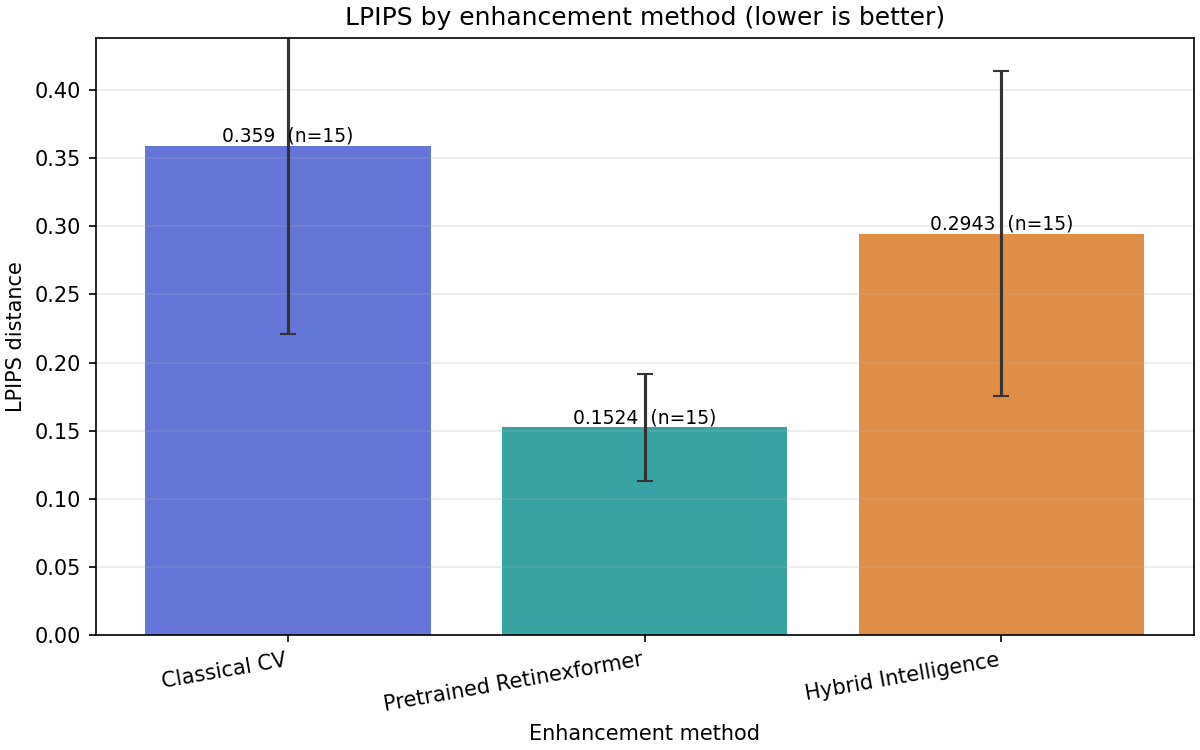
#> input picture evaluation/results/lolv2_eval15_m3_final_seed2026_artifacts/charts/lpips.png, 1200 x 750 px, given as the content of the folder ts/lolv2_eval15_m3_final_seed2026_artifacts/charts/lpips.png, which was not available
$ python dump_outputs.py ../evaluation/results/lolv2_eval15_m3_final_seed2026_artifacts/charts/lpips.png ../evaluation/results/lolv2_eval15_m3_final_seed2026_artifacts/charts/niqe.png
#> lines starting #> are read from the running program, lines starting #| are printed output that depends on the picture
### classical/preprocessing.py
import os
import cv2
import numpy as np

MIN_SIDE = 16      # smaller than this: reject
MAX_SIDE = 1024    # larger than this: downscale (keeps runtime < ~10 s)


def to_rgb_uint8(image):
    """Validate any array and return uint8 RGB (H, W, 3). Raises ValueError if unusable."""
    if image is None:
        raise ValueError("Image is None (file missing or unreadable)")
    if not isinstance(image, np.ndarray) or image.size == 0 or image.ndim not in (2, 3):
        raise ValueError("Image must be a non-empty 2D or 3D numpy array")

    # --- fix dtype ---
    if image.dtype != np.uint8:
        if image.dtype == np.uint16:
            image = image / 257.0
        elif np.issubdtype(image.dtype, np.floating):
            image = image * 255.0 if image.max() <= 1.0 else image
        image = np.rint(np.clip(image, 0, 255)).astype(np.uint8)

    # --- fix channels ---
    if image.ndim == 3 and image.shape[2] == 1:
        image = image[:, :, 0]
    if image.ndim == 2:
        image = cv2.cvtColor(image, cv2.COLOR_GRAY2RGB)
    elif image.shape[2] == 4:
        image = image[:, :, :3]          # drop alpha
    elif image.shape[2] != 3:
        raise ValueError(f"Unsupported channel count: {image.shape[2]}")

    h, w = image.shape[:2]
    if min(h, w) < MIN_SIDE:
        raise ValueError(f"Image too small ({w}x{h}); minimum side is {MIN_SIDE}px")
    return np.ascontiguousarray(image)


def load_image(path):
    """Read a file from disk -> uint8 RGB. The ONE BGR->RGB conversion happens here."""
    img = cv2.imread(str(path), cv2.IMREAD_UNCHANGED)   # keeps alpha / 16-bit
#> img is the input picture: shape (750, 1200, 4); mean B, G, R, A 214.5, 208.5, 208.9, 255
    if img is None:
        raise ValueError(f"Could not read image: {path}")
    if img.ndim == 3 and img.shape[2] == 3:
        img = cv2.cvtColor(img, cv2.COLOR_BGR2RGB)
    elif img.ndim == 3 and img.shape[2] == 4:
        img = cv2.cvtColor(img, cv2.COLOR_BGRA2RGB)
#> img: shape (750, 1200, 3)
    return to_rgb_uint8(img)


def save_image(image, path):
    """Write uint8 RGB to disk. The ONE RGB->BGR conversion happens here."""
    folder = os.path.dirname(str(path))
    if folder:
        os.makedirs(folder, exist_ok=True)
    cv2.imwrite(str(path), cv2.cvtColor(image, cv2.COLOR_RGB2BGR))


def resize_if_large(image, max_side=MAX_SIDE):
    """Downscale so the longest side <= max_side. Returns (image, scale)."""
#> called with max_side = 1024
    h, w = image.shape[:2]
    longest = max(h, w)
    if longest <= max_side:
        return image, 1.0
    scale = max_side / longest
    new_size = (round(w * scale), round(h * scale))   # (width, height)
#> in enhance_classical, `img, scale = resize_if_large(img)`: scale = 0.853
    return cv2.resize(image, new_size, interpolation=cv2.INTER_AREA), scale


def estimate_noise(gray):
    """Immerkaer noise sigma estimate on a uint8 gray image."""
    g = gray.astype(np.float32)
    kernel = np.array([[1, -2, 1], [-2, 4, -2], [1, -2, 1]], np.float32)
    h, w = g.shape
    conv = cv2.filter2D(g, -1, kernel)[1:-1, 1:-1]
    return float(np.sqrt(np.pi / 2) * np.abs(conv).sum() / (6.0 * (h - 2) * (w - 2)))


def compute_characteristics(image):
    """Measure the image so the pipeline can pick parameters."""
    gray = cv2.cvtColor(image, cv2.COLOR_RGB2GRAY)
    g = gray.astype(np.float32)

    p5, p95 = np.percentile(g, [5, 95])
#> p5 = 124; p95 = 255
    hist = cv2.calcHist([gray], [0], None, [256], [0, 256]).ravel()
#> hist = 256 values, max 390869 at index 255, min 23 at index 1, mean 2560
    hist = hist / hist.sum()
#> hist = 256 values, max 0.596 at index 255, min 3.51e-05 at index 1, mean 0.00391

    pixels = image.reshape(-1, 3).astype(np.float32)
    ch_mean = pixels.mean(axis=0)            # order: R, G, B
#> ch_mean = [209.1, 209.2, 215.3]
    ch_std = pixels.std(axis=0)
#> ch_std = [71.74, 61.15, 65.97]

    return {
        "mean_brightness": float(g.mean()),
        "std": float(g.std()),
        "contrast": float(p95 - p5),
        "histogram": hist,                    # 256 values summing to 1
        "channel_mean": ch_mean,              # R, G, B
        "channel_std": ch_std,
        "color_cast": float((ch_mean.max() - ch_mean.min()) / (ch_mean.mean() + 1e-6)),
        "dark_fraction": float((gray < 50).mean()),
        "highlight_fraction": float((gray > 240).mean()),
        "noise_sigma": estimate_noise(gray),
    }
#> in estimate_noise, `conv = cv2.filter2D(g, -1, kernel)[1:-1, 1:-1]`:
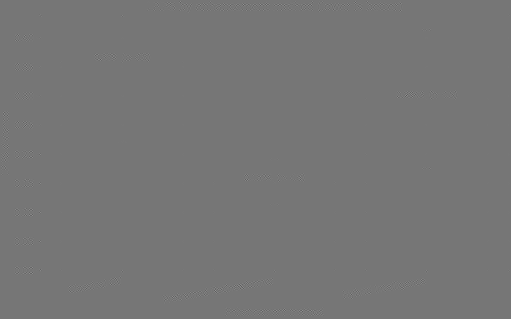
#> conv: shape (638, 1022) float32 (shown at 1/2 size); min -467, max 534, mean 0; drawn with min black and max white


# [13 lines left out: function prepare_image, not called in this run]

### classical/classical_pipeline.py
import time
from contextlib import contextmanager

import cv2
import numpy as np

from classical.preprocessing import (to_rgb_uint8, resize_if_large,
                                     compute_characteristics, estimate_noise)
from classical.illumination import illumination_analysis
from classical.retinex import retinex_enhance
from classical.clahe import apply_clahe
from classical.denoising import denoise
from classical.color_correction import color_correct, choose_color_params
from classical.adaptive import choose_retinex_params

DEFAULT_CONFIG = {
    "use_retinex": True,
    "use_clahe": True,
    "use_denoise": True,
    "use_color_correction": True,
    "use_adaptive": True,        # extra flag: False = fixed Retinex params (for the ablation)
}

RETINEX_PARAMS = dict(method="guided", gamma=0.5, max_gain=8.0, target_mean=0.5, strength=0.9)
# Chosen by sweeps on a slice of LOL our485 (see sweep2.py), not on test data.
DENOISE_SIGMA_PER_NOISE = 6.0           # sigma = 6 x measured noise
DENOISE_SIGMA_RANGE = (25.0, 70.0)      # grid bounds of the sweep
CLAHE_PARAMS = dict(clip_limit=1.0, tile_grid=(8, 8), strength=0.5)
CLAHE_CONTRAST_MAX = 100                # CLAHE only if contrast after denoise is below this


def _gray(img):
    return cv2.cvtColor(img, cv2.COLOR_RGB2GRAY)


def choose_denoise_sigma(img):
    """Adaptive rule: stronger denoising for noisier images (noise measured on the Retinex output)."""
    noise = estimate_noise(_gray(img))
    sigma = float(np.clip(DENOISE_SIGMA_PER_NOISE * noise, *DENOISE_SIGMA_RANGE))
    return sigma, noise


def _contrast(img):
    p5, p95 = np.percentile(_gray(img), [5, 95])
    return float(p95 - p5)


@contextmanager
def _timer(store, name):
    t0 = time.perf_counter()
    try:
        yield
    finally:
        store[name] = round((time.perf_counter() - t0) * 1000.0, 2)   # milliseconds


def _clean_stats(s):
    """Make stats JSON-friendly: drop histogram, arrays -> lists, numbers -> rounded floats."""
    out = {}
    for k, v in s.items():
        if k == "histogram":
            continue
        if isinstance(v, np.ndarray):
            out[k] = [round(float(x), 3) for x in v]
        elif isinstance(v, (tuple, list)):
            out[k] = [int(x) for x in v]
        else:
            out[k] = round(float(v), 4)
    return out


def enhance_classical(image, config=None):
    """Input: uint8 RGB image (any size). Output: (enhanced uint8 RGB, intermediate_outputs).
    intermediate_outputs: six uint8 RGB images (same size as the returned image) + "meta" dict."""
    t_total = time.perf_counter()
    cfg = {**DEFAULT_CONFIG, **(config or {})}
    lat = {}

    with _timer(lat, "preprocess"):
        img = to_rgb_uint8(image)                    # raises ValueError on bad input
        orig_size = img.shape[:2]
        img, scale = resize_if_large(img)
        stats = compute_characteristics(img)         # measured on the image the pipeline sees
#> stats = 10 items

    with _timer(lat, "illumination"):
        illum = illumination_analysis(img)

    adaptive_info = None
    with _timer(lat, "adaptive"):
        override = cfg.get("retinex_override")       # used by the sweep script only
        if override:
            rparams = {**RETINEX_PARAMS, **override}
        elif cfg["use_adaptive"]:
            rparams, adaptive_info = choose_retinex_params(stats, illum, RETINEX_PARAMS)
        else:
            rparams = dict(RETINEX_PARAMS)

    out = img
    with _timer(lat, "retinex"):
        if cfg["use_retinex"]:
            out = retinex_enhance(out, L=illum["illumination_map"], **rparams)
    retinex_out = out

    sigma, noise_meas = None, None
    with _timer(lat, "denoise"):
        if cfg["use_denoise"]:
            sigma, noise_meas = choose_denoise_sigma(out)
            denoised = denoise(out, "guided", sigma=sigma)
        else:
            denoised = out

    con = _contrast(denoised)
    clahe_applied = bool(cfg["use_clahe"] and con < CLAHE_CONTRAST_MAX)
    with _timer(lat, "clahe"):
        clahe_out = apply_clahe(denoised, **CLAHE_PARAMS) if clahe_applied else denoised

    cc_params, cc_measured = None, None
    with _timer(lat, "color_correction"):
        if cfg["use_color_correction"]:
            cc_params, cc_measured = choose_color_params(clahe_out)
            final = color_correct(clahe_out, **cc_params)
        else:
            final = clahe_out

    lat["total"] = round((time.perf_counter() - t_total) * 1000.0, 2)

    in_stats = _clean_stats(stats)
    in_stats["original_size"] = [int(orig_size[0]), int(orig_size[1])]
    in_stats["scale"] = round(float(scale), 4)

    meta = {
        "latency_ms": lat,
        "config": {
            "flags": cfg,
            "params": {
                "retinex": dict(rparams) if cfg["use_retinex"] else None,
                "denoise": ({"method": "guided", "sigma": round(sigma, 1),
                             "measured_noise": round(noise_meas, 2)} if sigma is not None else None),
                "clahe": {"applied": clahe_applied, "contrast_after_denoise": round(con, 1),
                          "contrast_max": CLAHE_CONTRAST_MAX,
                          **{k: (list(v) if isinstance(v, tuple) else v)
                             for k, v in CLAHE_PARAMS.items()}},
                "color_correction": ({**{k: round(v, 3) for k, v in cc_params.items()},
                                      **{k: round(v, 3) for k, v in cc_measured.items()}}
                                     if cc_params else None),
            },
            "adaptive": adaptive_info is not None,
            "adaptive_rule": adaptive_info,   # {feature, value, bin} or None
        },
        "stages_implemented": {"retinex": True, "clahe": True, "denoise": True,
                               "color_correction": True},
        "input_stats": in_stats,
        "illumination_stats": {k: round(float(illum[k]), 4) for k in
                               ["illum_mean", "illum_cv", "dark_region_fraction", "uneven_fraction"]},
        "output_size": [int(final.shape[0]), int(final.shape[1])],
        "device": {"type": "cpu", "backend": "OpenCV/NumPy",
                   "opencv": cv2.__version__, "cv_threads": int(cv2.getNumThreads())},
    }

    intermediate = {
        "illumination": illum["illumination"],
        "reflectance": illum["reflectance"],
        "retinex": retinex_out,
        "clahe": clahe_out,
        "denoised": denoised,
        "final": final,
        "meta": meta,
    }
    return final, intermediate

### classical/illumination.py
import cv2
import numpy as np

L_MIN = 0.02   # floor for illumination: avoids dividing by ~0


def estimate_illumination(image, radius=None, eps=1e-4):
    """Illumination map L in [L_MIN, 1], float32, shape (H, W).
    radius: guided-filter window (default ~4% of the short side).
    eps:    edge-vs-smoothness knob. Small = follows edges closely.
    """
#> called with eps = 0.0001
    h, w = image.shape[:2]
    if radius is None:
        radius = max(8, int(0.04 * min(h, w)))
    img = image.astype(np.float32) / 255.0
    l0 = img.max(axis=2)                                   # initial estimate
    guide = cv2.cvtColor(image, cv2.COLOR_RGB2GRAY).astype(np.float32) / 255.0
    L = cv2.ximgproc.guidedFilter(guide, l0, radius, eps)  # edge-aware smoothing
    return np.clip(L, L_MIN, 1.0).astype(np.float32)


def decompose(image, radius=None, eps=1e-4):
    """Retinex decomposition I = R * L. Returns (L, R), both float32; R in [0,1]."""
    img = image.astype(np.float32) / 255.0
    L = estimate_illumination(image, radius, eps)
    R = np.clip(img / L[:, :, None], 0.0, 1.0)
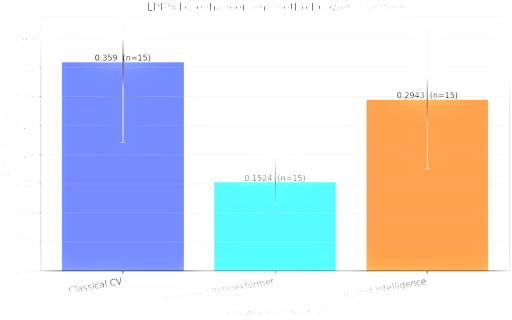
#> R: shape (640, 1024, 3) float32 (shown at 1/2 size); mean R, G, B 0.872, 0.882, 0.909
    return L, R


def analyze_regions(L, dark_thresh=0.2):
    """Find dark and unevenly lit regions from the illumination map."""
#> called with dark_thresh = 0.2
    med = float(np.median(L))
#> med = 0.999
    dark_mask = L < dark_thresh
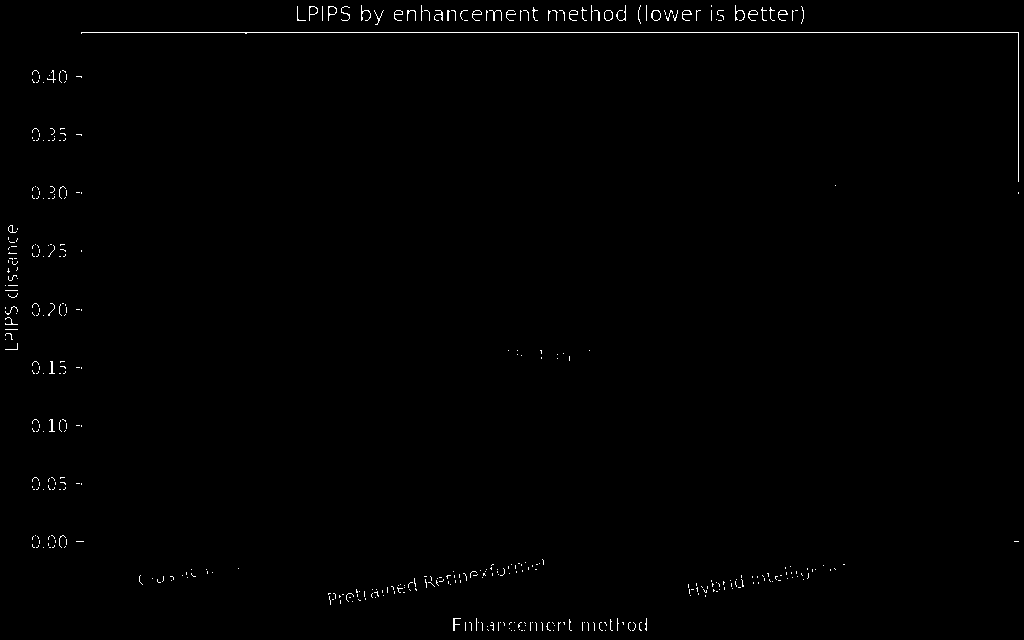
#> dark_mask: shape (640, 1024) bool; 0.62% white in thin lines or dots
    uneven_mask = (L > 2.0 * med) | (L < 0.5 * med)   # far from the typical light level
#> uneven_mask: shape (640, 1024) bool; 1.9% white in thin lines or dots
    return {
        "dark_mask": dark_mask,
        "uneven_mask": uneven_mask,
        "illum_mean": float(L.mean()),
        "illum_cv": float(L.std() / (L.mean() + 1e-6)),   # unevenness score
        "dark_region_fraction": float(dark_mask.mean()),
        "uneven_fraction": float(uneven_mask.mean()),
    }


def illumination_analysis(image, radius=None, eps=1e-4):
    """Main entry point. Returns a dict:
    illumination_map (float, for retinex.py), illumination / reflectance
    (uint8 RGB, for display), masks, and scores."""
    L, R = decompose(image, radius, eps)
    info = analyze_regions(L)
#> info = 6 items

    lo, hi = np.percentile(L, [1, 99])                    # stretch so dark maps are visible
#> lo = 0.264; hi = 1
    L_vis = np.clip((L - lo) / (hi - lo + 1e-6), 0, 1)
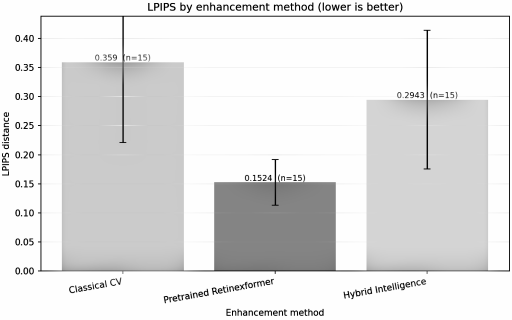
#> L_vis: shape (640, 1024) float32 (shown at 1/2 size); min 0, max 1, mean 0.888
#> in enhance_classical, `illum = illumination_analysis(img)`: illum = 9 items
    out = {
        "illumination_map": L,
        "illumination": cv2.cvtColor((L_vis * 255).astype(np.uint8), cv2.COLOR_GRAY2RGB),
        "reflectance": (R * 255 + 0.5).astype(np.uint8),
    }
    out.update(info)
    return out


# [23 lines left out: function visualize, not called in this run]

### classical/adaptive.py
FEATURES = {
    "mean_brightness": lambda s, i: float(s["mean_brightness"]),
    "illum_cv":        lambda s, i: float(i["illum_cv"]),
    "dark_fraction":   lambda s, i: float(s["dark_fraction"]),
}

# Chosen by tests/sweep_adaptive.py: fit on 97 images of LOL our485, verified on 97 different ones.
# Check-set result: 19.56 dB / 0.768 SSIM vs 19.25 dB for the fixed default (target_mean 0.5, gamma 0.5).
ADAPTIVE_RULE = {
    "feature": "mean_brightness",
    "edges": (11.2141, 16.0695),
    "params": [dict(target_mean=0.4, gamma=0.5),
               dict(target_mean=0.4, gamma=0.7),
               dict(target_mean=0.4, gamma=0.7)],
}


def choose_retinex_params(stats, illum, fixed):
    """Adaptive rule: measure one image property, pick its bin (0,1,2), use that bin's Retinex params.
    Returns (params, info). info is None when no rule is active."""
    if ADAPTIVE_RULE is None:
        return dict(fixed), None
    name = ADAPTIVE_RULE["feature"]
    v = FEATURES[name](stats, illum)
#> v = 209.2
    e1, e2 = ADAPTIVE_RULE["edges"]
    b = 0 if v < e1 else (1 if v < e2 else 2)
#> b = 2
#> in enhance_classical, `rparams, adaptive_info = choose_retinex_params(stats, illum, RETINEX_P..`: rparams = {'method': 'guided', 'gamma': 0.7, 'max_gain': 8, 'target_mean': 0.4, 'strength': 0.9}; adaptive_info = {'feature': 'mean_brightness', 'value': 209.2, 'bin': 2}
    return {**fixed, **ADAPTIVE_RULE["params"][b]}, {"feature": name, "value": round(v, 4), "bin": b}

### classical/retinex.py
import cv2
import numpy as np
from classical.illumination import estimate_illumination


def _gray_mean(x):
    """Mean brightness of a float RGB image in [0, 1]."""
    return float((0.299 * x[..., 0] + 0.587 * x[..., 1] + 0.114 * x[..., 2]).mean())


# [30 lines left out: functions _gaussian, _stretch, single_scale_retinex, multi_scale_retinex, not called in this run]


def illumination_correction(image, L=None, gamma=0.5, max_gain=8.0):
    """Output = R * L^gamma = I * L^(gamma-1). Edge-aware because L comes from the guided filter."""
#> called with gamma = 0.7, max_gain = 8
    img = image.astype(np.float32) / 255.0
    if L is None:
        L = estimate_illumination(image)
    gain = np.clip(L ** (gamma - 1.0), 1.0, max_gain)   # always >= 1 (never darkens)
    return img * gain[:, :, None], gain


def restore_brightness(x, target_mean=0.42, max_gain=4.0):
    """Scale up toward a target mean brightness. Never darkens an already bright image."""
#> called with target_mean = 0.4, max_gain = 4
    m = _gray_mean(np.clip(x, 0, 1))
#> m = 0.836
    g = float(np.clip(target_mean / (m + 1e-6), 1.0, max_gain))
#> g = 1
    return x * g


def soft_clip(x, knee=0.8):
    """Smooth highlight roll-off above `knee` instead of a hard clip at 1."""
#> called with knee = 0.8
    x = np.maximum(x, 0.0)
    out = x.copy()
    over = x > knee
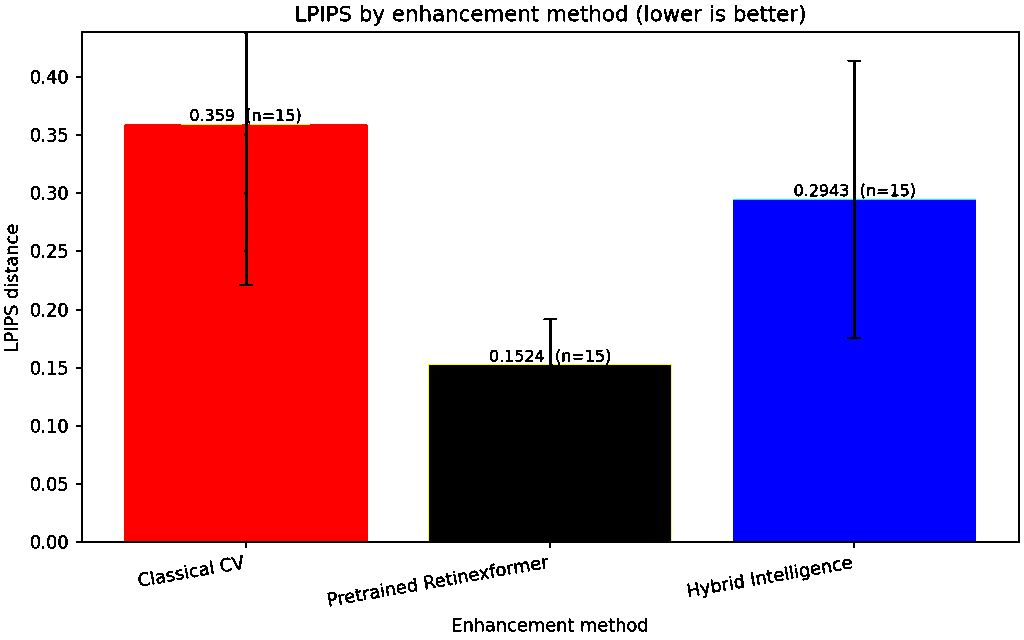
#> over: shape (640, 1024, 3) bool; mean of channels 0, 1, 2 0.752, 0.627, 0.781; drawn as B, G, R
    out[over] = knee + (1 - knee) * np.tanh((x[over] - knee) / (1 - knee))
    return out


def retinex_enhance(image, method="guided", gamma=0.5, max_gain=8.0,
                    target_mean=0.5, strength=0.9, L=None):
    """Main entry point. image: uint8 RGB. method: 'guided' (ours), 'msr' or 'ssr'.
    Returns uint8 RGB."""
    img = image.astype(np.float32) / 255.0
    if method == "ssr":
        out = single_scale_retinex(image)
    elif method == "msr":
        out = multi_scale_retinex(image)
    else:
        out, _ = illumination_correction(image, L, gamma, max_gain)
        out = restore_brightness(out, target_mean)
    out = soft_clip(out)
    out = strength * out + (1.0 - strength) * img          # blend with the original
#> (the rest of the program and of its run is left out)
